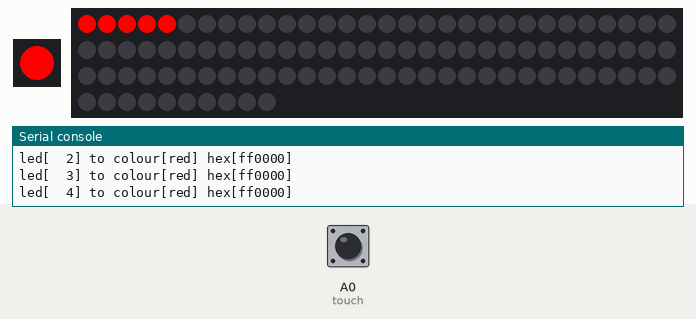
Recording of a program running on a simulated CircuitPython board. Shown: 1 RGB LEDs in strip order, left to right, 100 RGB LEDs in strip order, left to right, continuing on the next row, the last lines printed to the serial console. The inputs (shaded band) are chosen by the test bench; at power-on: A0 (touch) LOW. Touch pads read as touched when driven HIGH.

Above: at 1.2 s.
1.3 s: A0 (touch) pulled HIGH for 3.2 s
At 2.17 s:
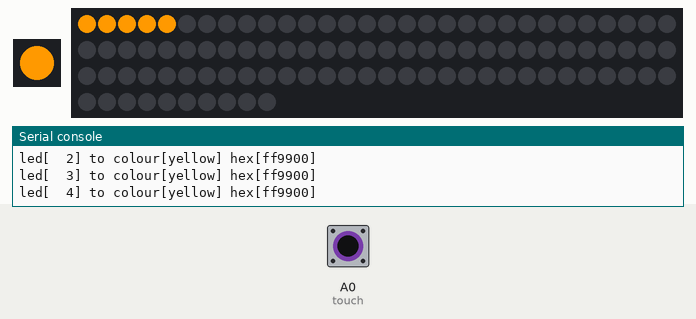
6.0 s: A0 (touch) pulled HIGH for 1 s
At 8.0 s:
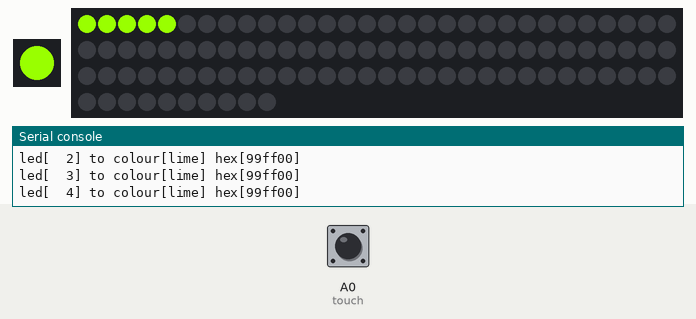
8.5 s: A0 (touch) pulled HIGH for 0.15 s
At 9.6 s:
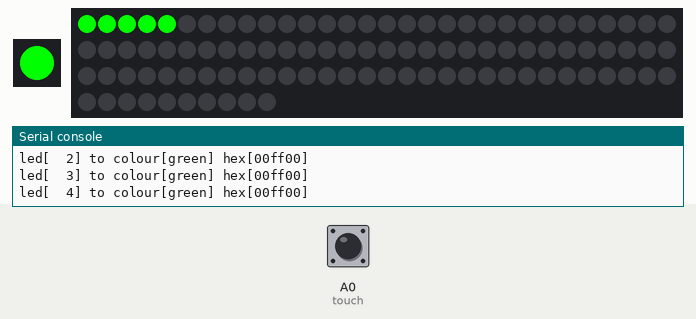
Timing chart, 0 to 11.5 s (numbered marks = the images above; inputs shaded):
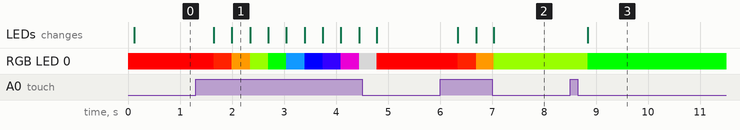

The program:

code.py
```python
import time
import random
import board
import adafruit_dotstar as dotstar
import touchio
import neopixel


#this is the single LED omn the Trinket board
dots = dotstar.DotStar(board.APA102_SCK, board.APA102_MOSI, 1, brightness=1)

#this is the LEDs connected to the board, currently managing up to 100 LEDs
pixels = neopixel.NeoPixel(board.A3, 100, brightness=1, auto_write=True)

#this is the pin we will use for the touch-pin - to change the colours
touch_pad = board.A0
touch = touchio.TouchIn(touch_pad)

#how long we wait befoce going on to the next colour
next_colour_delay = 0.3
#initialise the lock_timer to 0
lock_timer = 0
#set the lock timer value - this is how long we wait before setting the LED permanently
lock_time_limit = 100000
#delay between steps
step_delay=0.02
#how many LEDs we are going to illuminate
ledcount = 30
#turn on and off the logging to serial console
silent = False

#create the colour matrix
colours = [
    {"name": "red", hex: 0xff0000},
    {"name": "orange", hex: 0xff2200},
    {"name": "yellow", hex: 0xff9900},
    {"name": "lime", hex: 0x99ff00},
    {"name": "green", hex: 0x00ff00},
    {"name": "cyan", hex: 0x1199ff},
    {"name": "blue", hex: 0x0000ff},
    {"name": "purple", hex: 0x3300ff},
    {"name": "magenta", hex: 0xbb00aa},
    {"name": "grey", hex: 0x888888},
    ]

while True:
    # perform a little light show, cos we can
    dots[0] = (0xff0000)
    pixels.fill(0xff0000)
    time.sleep(step_delay)

    dots[0] = (0x00ff00)
    pixels.fill(0x00ff00)
    time.sleep(step_delay)

    dots[0] = (0x0000ff)
    pixels.fill(0x0000ff)
    time.sleep(step_delay)

    dots[0] = (0x000000)
    pixels.fill(0x000000)

    #now we go show the colours, going on to the next colour if the button is pressed before the timer runs out!
    while True:
        for c in colours:
            if lock_timer < lock_time_limit :
                #set the onboard LED colour
                dots[0] = c[hex]
                #set the LEDs on the external board (start at 0 end at (but not including) 5)
                for led in range(0, 5):
                    if not silent: print("led[{:3}] to colour[{}] hex[{:06x}]".format(led, c["name"], c[hex]))
                    pixels[led] = c[hex]
                    pixels.write()
                #restart the lock timer
                lock_timer = 0
            #here we are waiting for the lock timer to expire or for a touch input
            while lock_timer < lock_time_limit and not touch.value:
                lock_timer = lock_timer + 1
            #check - did we get a touch input? if not, stay here forever (we are locked)
            while not touch.value and lock_timer < lock_time_limit:
                pass
            #wait a little while before going on to the next LED colour
            time.sleep(next_colour_delay)

        #now we're done, make the LEDs after the 5th one do a light show.
        # while True:
        #     for c in colours:
        #         for led in range(5, ledcount + 1):
        #             if not silent: print("led[{:3}] to colour[{}] hex[{:06x}]".format(led, c["name"], c[hex]))
        #             pixels[led] = c[hex]
        #             if led > 5: pixels[led -1] = 0x000000
        #             pixels.write()
        #             time.sleep(step_delay)
```

Measured:
- after the input at 1.3 s, RGB LED 0: RGB(255, 0, 0) → RGB(255, 34, 0) after 0.34 s, → RGB(255, 153, 0) 0.35 s later, → RGB(153, 255, 0) 0.35 s later, → RGB(0, 255, 0) 0.35 s later, … (10 changes in this stretch); the LEDs: first change after 0.34 s (image 1 shows a later state)
- after the input at 6.0 s, RGB LED 0: RGB(255, 0, 0) → RGB(255, 34, 0) after 0.34 s, → RGB(255, 153, 0) 0.35 s later, → RGB(153, 255, 0) 0.34 s later; the LEDs: first change after 0.34 s (image 2 shows a later state)
- after the input at 8.5 s, RGB LED 0: RGB(153, 255, 0) → RGB(0, 255, 0) after 0.34 s; the LEDs: change after 0.34 s (image 3)
